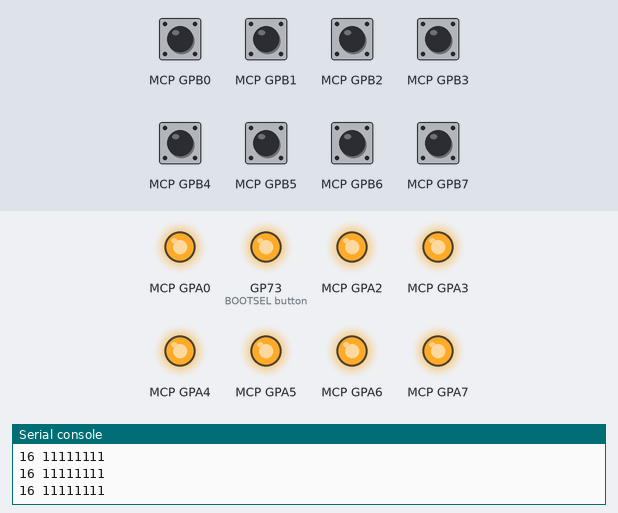
Recording of a program running on a simulated Raspberry Pi Pico running MicroPython. Shown: output pins drawn as LEDs (lit = HIGH), the last lines printed to the serial console. The inputs (shaded band) are chosen by the test bench; at power-on: MCP GPB0–7 HIGH.

Above: at 2.0 s.
2.1 s: MCP GPB0 pulled LOW for 0.15 s
At 2.23 s:
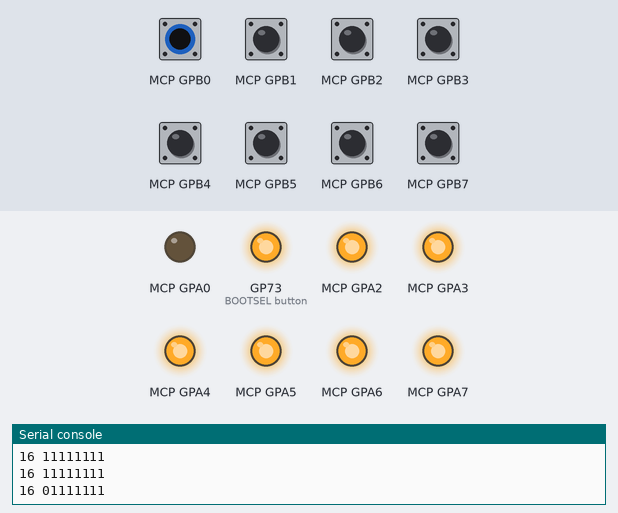
3.8 s: MCP GPB1 pulled LOW for 0.15 s
At 4.03 s:
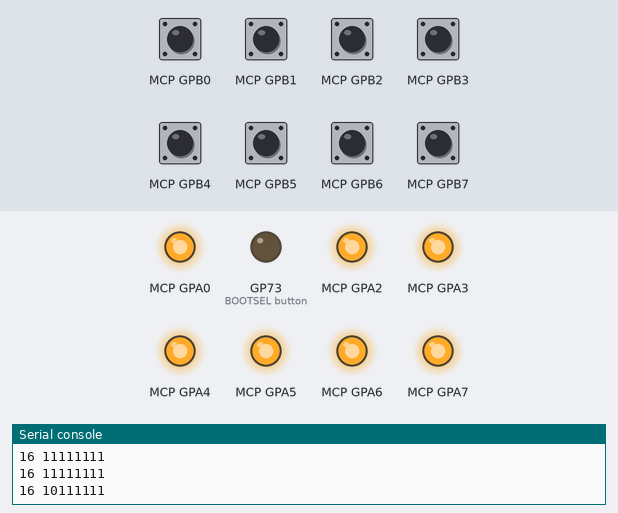
5.6 s: MCP GPB2 pulled LOW for 0.15 s
At 5.82 s:
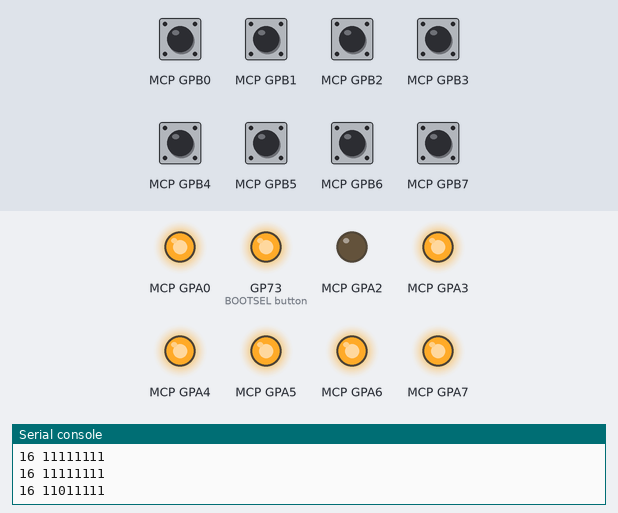
7.4 s: MCP GPB3 pulled LOW for 0.15 s
At 7.62 s:
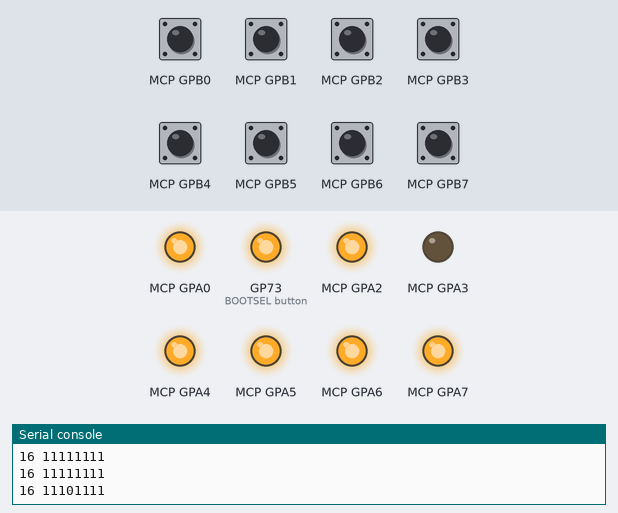
9.2 s: MCP GPB4 pulled LOW for 0.15 s
At 9.42 s:
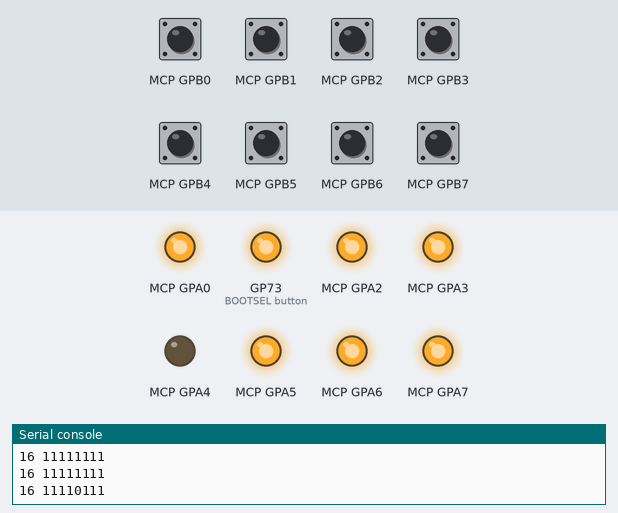
11.0 s: MCP GPB5 pulled LOW for 0.15 s
At 11.21 s:
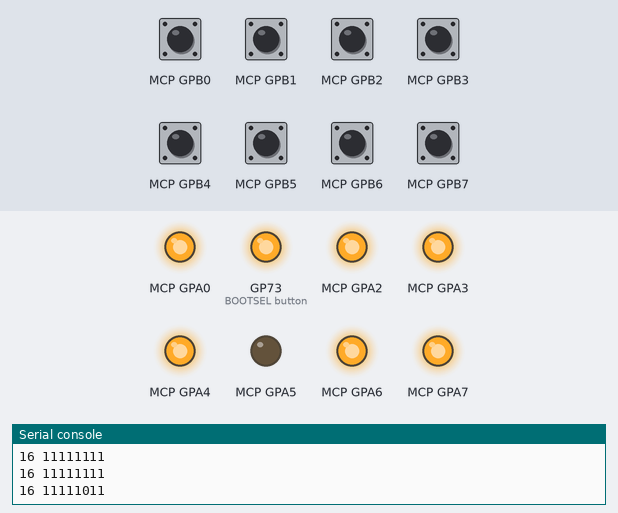
Timing chart, 0 to 13.8 s (numbered marks = the images above; inputs shaded):
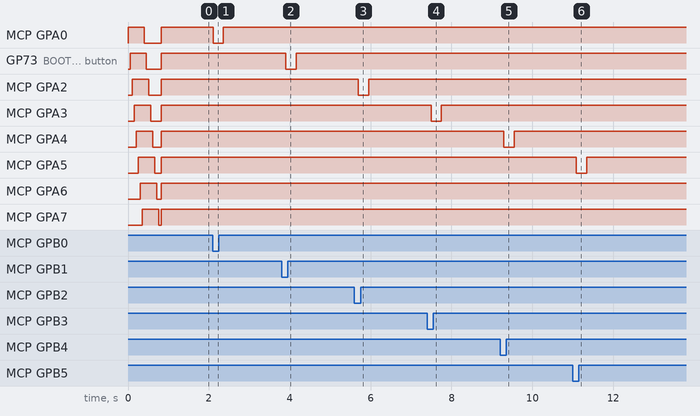

Measured:
- after the input at 2.1 s, MCP GPA0: HIGH → LOW at once, → HIGH 0.26 s later
- after the input at 3.8 s, GP73 (BOOTSEL button): HIGH → LOW after 0.10 s, → HIGH 0.26 s later
- after the input at 5.6 s, MCP GPA2: HIGH → LOW after 0.10 s, → HIGH 0.26 s later
- after the input at 7.4 s, MCP GPA3: HIGH → LOW after 0.09 s, → HIGH 0.26 s later
- after the input at 9.2 s, MCP GPA4: HIGH → LOW after 0.09 s, → HIGH 0.26 s later
- after the input at 11.0 s, MCP GPA5: HIGH → LOW after 0.09 s, → HIGH 0.26 s later

The program:

MCP23017_Demo.py
```python
'''
This is a demonstration program to show some capabilities of the MCP23017 chip
This chip is a 16 pin port expander chip allowing each pin to be either a input or output
Eight of these devices can be connected to a single bus providing 128 additional I/O Pins!!!!
This demo sets up the 'A' port (pins 0 ~ 7) as outputs
Then sequences them on, then off.
The inputs are then configured on 'B' port (pins 8 ~ 15)
Depending on the state of the input, an LED will be set to the same state
Input #15 controls LED on pin 0, etc.

Requires a library --- mcp23017.py which can be obtained from here
https://github.com/mcauser/micropython-mcp23017
Mike's excellant work on this library makes the MCP23017 easy
for us to use - THANK YOU MIKE!

Caution must be used to to make sure too much current isn't pulled from the PICO.
An external power supply is often required at the MCP23017
Also be aware of the current limitation of the MCP23017 - it is NOT A DRIVER!

'''
from machine import Pin, I2C
import mcp23017
import time
sdaPIN=machine.Pin(20)  #Configure the i2c pins
sclPIN=machine.Pin(21)
i2c=machine.I2C(0,sda=sdaPIN, scl=sclPIN, freq=400000) #Configure i2c settings
mcp = mcp23017.MCP23017(i2c, 0x20)  #Create an object for using the chip

Dwell = .05
p = 0
while p <=7 :               #Turn all LEDs ON sequentially
    mcp[p].output(1)        #Turn ON pin
    time.sleep(Dwell)
    p += 1

p = 0
while p <=7 :              #Turn all LEDs OFF sequentially
    mcp[p].output(0)       #Turn OFF pin
    time.sleep(Dwell)
    p += 1


ip = 8
while ip <=15:             #Set other port up as inputs pulled HIGH
    mcp[ip].input()        #Configure as input
    mcp[ip].input(pull=1)  #Turn on interal pull up resistor
    ip += 1


while True:
    ip = 8
    port_s = ""
    while ip <= 15:                #scan input port, pins 8 ~ 15
        if mcp[ip].value() == 1:   #if pin is high, it is ON
            p = ip - 8             #Calculate pin# of an output
            mcp[p].output(1)       #Turn on the LED
            port_s = port_s + "1"  #Create a visual representation of the port state
        elif mcp[ip].value() == 0:
            p = ip - 8
            mcp[p].output(0)
            port_s = port_s + "0"
        ip += 1
    print(ip, port_s)              #print the port state showing all inputs
    time.sleep(.25)
            
```
